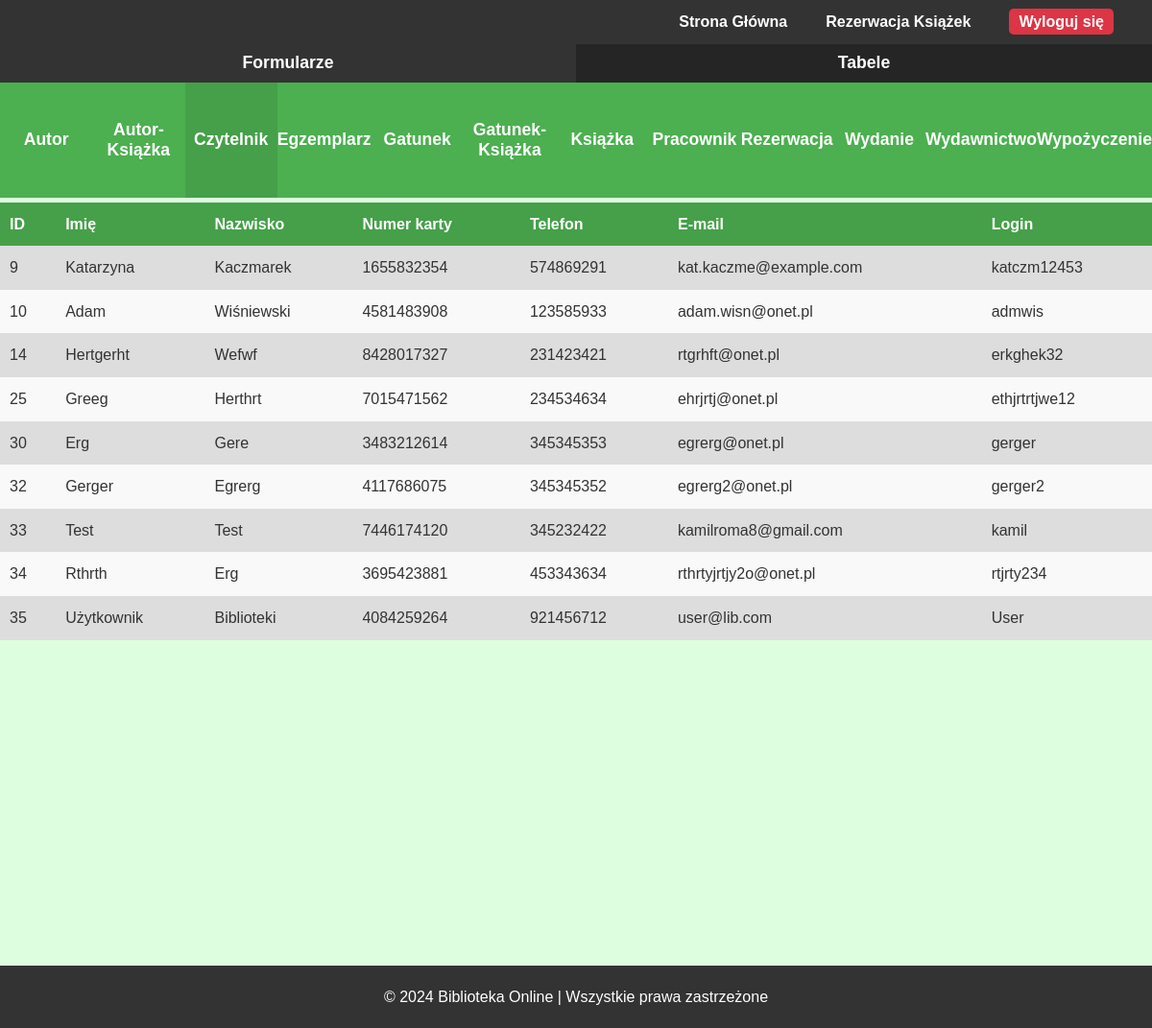
/php/admin/tabele/main_tabela.php?tabela=czytelnik (signed in), run on the app's committed database.
### tables this page shows
CREATE TABLE `czytelnik` (
  `ID` int(11) NOT NULL,
  `imie` varchar(50) NOT NULL,
  `nazwisko` varchar(50) NOT NULL,
  `nr_karty` varchar(20) NOT NULL,
  `telefon` varchar(9) DEFAULT NULL,
  `email` varchar(100) NOT NULL,
  `login` varchar(50) NOT NULL,
  `haslo` varchar(255) NOT NULL
);

### php/admin/tabele/czytelnik_tabela.php (the view)
<section id="tabela">
    <?php
    $sql = "SELECT * FROM czytelnik";
    $result = $conn->query($sql);
    echo "<table>";
    echo "<thead>
            <tr>
                <th>ID</th>
                <th>Imię</th>
                <th>Nazwisko</th>
                <th>Numer karty</th>
                <th>Telefon</th>
                <th>E-mail</th>
                <th>Login</th>
            </tr>
        </thead>";
    echo "<tbody>";
    if ($result->num_rows > 0)
    {
        while ($row = $result->fetch_assoc())
        {
            echo "<tr>
                    <td>" . $row["ID"] . "</td>
                    <td>" . $row["imie"] . "</td>
                    <td>" . $row["nazwisko"] . "</td>
                    <td>" . $row["nr_karty"] . "</td>
                    <td>" . $row["telefon"] . "</td>
                    <td>" . $row["email"] . "</td>
                    <td>" . $row["login"] . "</td>
                </tr>";
        }
    }
    else
    {
        echo "<tr>
                <td colspan='7' class='no-data'>Brak danych</td>
            </tr>";
    }
    echo "</tbody>";
    echo "</table>";
    ?>
</section>

### css/style.css (style rules this page uses)
* { margin: 0; padding: 0; box-sizing: border-box; }
body { font-family: Arial, sans-serif; line-height: 1.6; background-color: #f4f4f4; color: #333; }

### css/admin.css (style rules this page uses)
* { margin: 0; padding: 0; box-sizing: border-box; }
body { background-color: #deffdf; }
#tabela { background-color: #deffdf; height: auto; max-height: 100vh; height: 100vh; width: 100%; display: flex; justify-content: center; align-items: flex-start; box-sizing: border-box; overflow-y: scroll; direction: rtl; padding-top: 5px; }
#tabela table { border-collapse: collapse; width: 100%; max-height: 100%; overflow-y: auto; box-sizing: border-box; direction: ltr; }
#tabela table, th, td { box-sizing: border-box; }
#tabela th, td { padding: 10px; text-align: left; vertical-align: top; }
#tabela th { position: sticky; top: 0; background-color: #45a049; color: white; z-index: 2; }
#tabela tbody tr:nth-child(odd) { background-color: #ddd; }
#tabela tbody tr:nth-child(even) { background-color: #f9f9f9; }

### data on the page
czytelnik: ID "9", imie "Katarzyna", nazwisko "Kaczmarek", nr_karty "1655832354", telefon "574869291", email "kat.kaczme@example.com", login "katczm12453"
czytelnik: ID "10", imie "Adam", nazwisko "Wiśniewski", nr_karty "4581483908", telefon "123585933", email "adam.wisn@onet.pl", login "admwis"
czytelnik: ID "14", imie "Hertgerht", nazwisko "Wefwf", nr_karty "8428017327", telefon "231423421", email "rtgrhft@onet.pl", login "erkghek32"
czytelnik: ID "25", imie "Greeg", nazwisko "Herthrt", nr_karty "7015471562", telefon "234534634", email "ehrjrtj@onet.pl", login "ethjrtrtjwe12"
czytelnik: ID "30", imie "Erg", nazwisko "Gere", nr_karty "3483212614", telefon "345345353", email "egrerg@onet.pl", login "gerger"
czytelnik: ID "32", imie "Gerger", nazwisko "Egrerg", nr_karty "4117686075", telefon "345345352", email "egrerg2@onet.pl", login "gerger2"
czytelnik: ID "33", imie "Test", nazwisko "Test", nr_karty "7446174120", telefon "345232422", email "kamilroma8@gmail.com", login "kamil"
czytelnik: ID "34", imie "Rthrth", nazwisko "Erg", nr_karty "3695423881", telefon "453343634", email "rthrtyjrtjy2o@onet.pl", login "rtjrty234"
czytelnik: ID "35", imie "Użytkownik", nazwisko "Biblioteki", nr_karty "4084259264", telefon "921456712", email "user@lib.com", login "User"

### other printed values
$value "Autor"
$value "Autor-Książka"
$value "Czytelnik"
$value "Egzemplarz"
$value "Gatunek"
$value "Gatunek-Książka"
$value "Książka"
$value "Pracownik"
$value "Rezerwacja"
$value "Wydanie"
$value "Wydawnictwo"
$value "Wypożyczenie"
